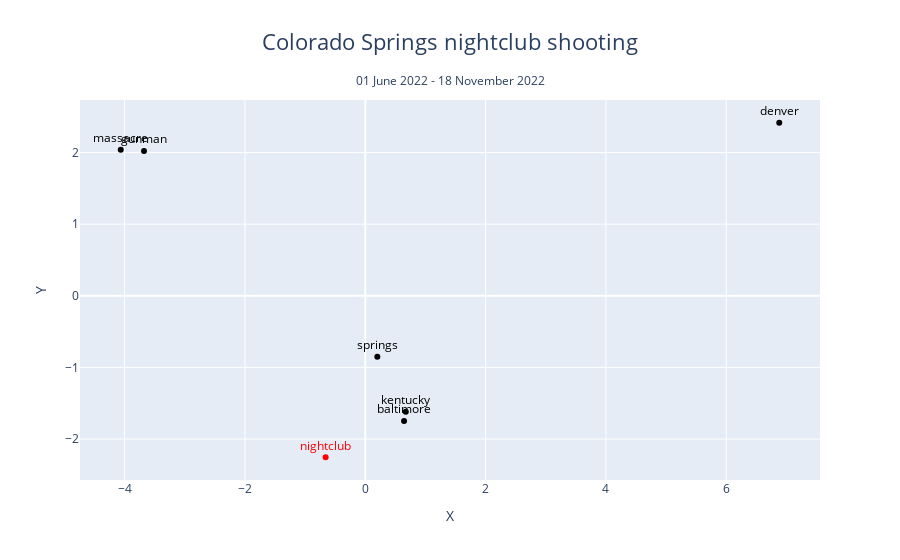

This figure's notebook cell:
### Code cell
display_scatterplot(model_colorado_springs_pre, vis_list_colorado_springs, test_word_colorado_springs, title_colorado_springs, "01 June 2022 - 18 November 2022", use_tsne=False, use_plotly=True)

### Figure 1 — Plotly figure (JSON) as saved in the notebook; plotly's stock layout.template omitted (floating-point values rounded to 4 significant figures)
{"data": [{"marker": {"color": "black"}, "mode": "markers+text", "text": ["kentucky"], "textfont": {"color": "black"}, "textposition": "top center", "x": [0.6735], "y": [-1.619], "type": "scatter"}, {"marker": {"color": "black"}, "mode": "markers+text", "text": ["baltimore"], "textfont": {"color": "black"}, "textposition": "top center", "x": [0.645], "y": [-1.749], "type": "scatter"}, {"marker": {"color": "black"}, "mode": "markers+text", "text": ["denver"], "textfont": {"color": "black"}, "textposition": "top center", "x": [6.881], "y": [2.415], "type": "scatter"}, {"marker": {"color": "black"}, "mode": "markers+text", "text": ["massacre"], "textfont": {"color": "black"}, "textposition": "top center", "x": [-4.064], "y": [2.038], "type": "scatter"}, {"marker": {"color": "black"}, "mode": "markers+text", "text": ["gunman"], "textfont": {"color": "black"}, "textposition": "top center", "x": [-3.677], "y": [2.021], "type": "scatter"}, {"marker": {"color": "red"}, "mode": "markers+text", "text": ["nightclub"], "textfont": {"color": "red"}, "textposition": "top center", "x": [-0.6589], "y": [-2.254], "type": "scatter"}, {"marker": {"color": "black"}, "mode": "markers+text", "text": ["springs"], "textfont": {"color": "black"}, "textposition": "top center", "x": [0.2008], "y": [-0.8515], "type": "scatter"}], "layout": {"annotations": [{"showarrow": false, "text": "01 June 2022 - 18 November 2022", "x": 0.5, "xref": "paper", "y": 1.08, "yref": "paper"}], "showlegend": false, "title": {"font": {"size": 22}, "text": "Colorado Springs nightclub shooting", "x": 0.5}, "xaxis": {"title": {"text": "X"}}, "yaxis": {"title": {"text": "Y"}}}}
